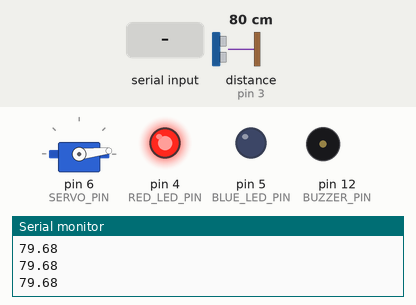
The sketch below on a simulated Arduino Uno, built with avr-gcc and run on an emulated ATmega328P. On the bench: servo, output pins drawn as LEDs (lit = HIGH), buzzer (waves = sounding, pin HIGH), the last lines printed to the serial monitor. Wiring (inferred from the names in the program): ultrasonic range finder: trigger pin 2; echo pin 3. Dashed ring = blinking. Inputs (shaded band) come from the test bench; at power-on: distance to the obstacle (sensor on pin 3) 80 cm. The echo pulse lasts 58.3 µs per cm; pins used as bus, display or sensor lines are not drawn.

Above: at 1.2 s.
1.3 s: "2" received over Serial
At 1.75 s:
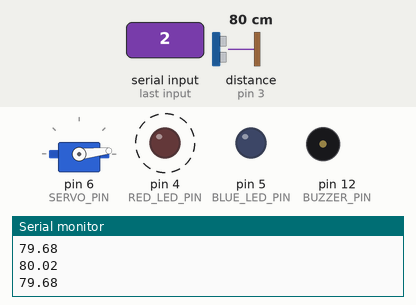
4.3 s: "1" received over Serial
At 5.1 s:
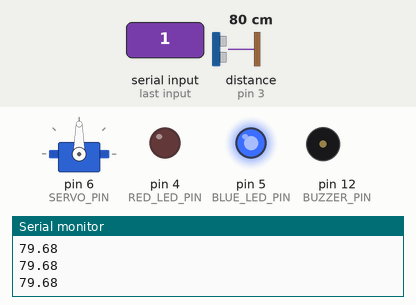
6.0 s: "3" received over Serial
At 6.22 s:
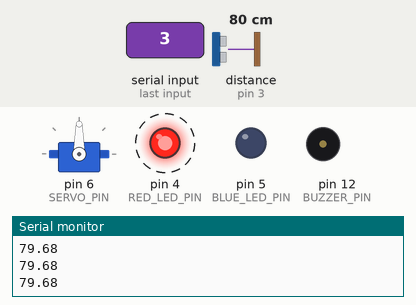
9.0 s: "2" received over Serial
At 10.27 s:
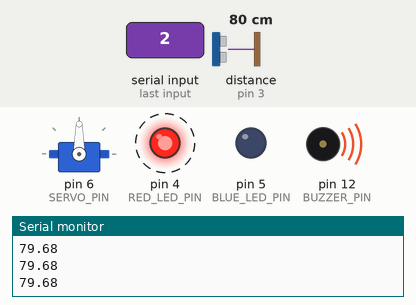
12.0 s: "0" received over Serial
At 13.5 s:
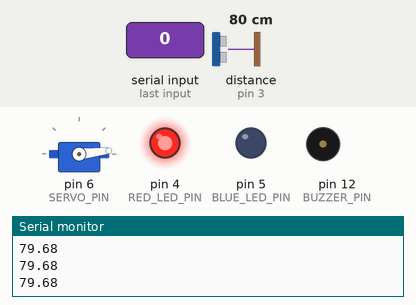
Timing chart, 0 to 14.5 s (numbered marks = the images above; inputs shaded):
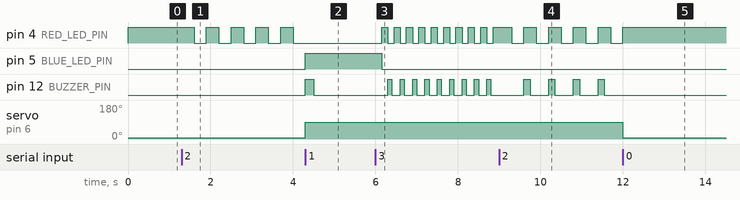

Measured:
- after the input at 1.3 s, pin 4 (RED_LED_PIN): alternates HIGH for 0.30 s and LOW for 0.30 s, starting after 0.30 s
- after the input at 4.3 s, pin 4 (RED_LED_PIN): stops changing and stays LOW; pin 5 (BLUE_LED_PIN): LOW → HIGH at once; pin 12 (BUZZER_PIN): LOW → HIGH at once, → LOW 0.20 s later; servo on pin 6 (SERVO_PIN): 6° → 90° at once
- after the input at 6.0 s, pin 4 (RED_LED_PIN): alternates HIGH for 0.15 s and LOW for 0.15 s, starting after 0.15 s; pin 5 (BLUE_LED_PIN): HIGH → LOW after 0.15 s; pin 12 (BUZZER_PIN): alternates HIGH for 0.10 s and LOW for 0.20 s, starting after 0.30 s
- after the input at 9.0 s, pin 4 (RED_LED_PIN): alternates HIGH for 0.30 s and LOW for 0.30 s, starting after 0.30 s; pin 12 (BUZZER_PIN): alternates HIGH for 0.15 s and LOW for 0.45 s, starting after 0.60 s
- after the input at 12.0 s, pin 4 (RED_LED_PIN): goes on until 12.0 s, then stays HIGH; pin 12 (BUZZER_PIN): stops changing and stays LOW; servo on pin 6 (SERVO_PIN): 90° → 6° at once

The sketch:

new_gate_initialization.ino
```cpp
#include <Servo.h>

// Pin definitions
#define TRIGGER_PIN 2
#define ECHO_PIN 3
#define RED_LED_PIN 4
#define BLUE_LED_PIN 5
#define SERVO_PIN 6
#define GND_PIN_1 7
#define GND_PIN_2 8
#define BUZZER_PIN 12

#define GATE_CLOSED_POS 6
#define GATE_OPEN_POS 90

enum AlertType {
  NONE,
  PAYMENT_PENDING,
  TAMPERING
};

AlertType currentAlert = NONE;
unsigned long alertStartTime = 0;
unsigned long lastBlinkTime = 0;
unsigned long lastBeepStartTime = 0;
bool buzzerOn = false;

#define BLINK_INTERVAL_PAYMENT 300
#define BEEP_INTERVAL_PAYMENT 600
#define BEEP_DURATION_PAYMENT 150
#define BLINK_INTERVAL_TAMPER 150
#define BEEP_INTERVAL_TAMPER 300
#define BEEP_DURATION_TAMPER 100

unsigned long lastDistanceSendTime = 0;
#define DISTANCE_SEND_INTERVAL 50

Servo barrierServo;
bool isGateOpen = false;

// For gate-open beep
bool gateOpenBeepInProgress = false;
unsigned long gateOpenBeepStart = 0;
#define GATE_OPEN_BEEP_DURATION 200

void setup() {
  Serial.begin(9600);
  pinMode(TRIGGER_PIN, OUTPUT);
  pinMode(ECHO_PIN, INPUT);
  pinMode(RED_LED_PIN, OUTPUT);
  pinMode(BLUE_LED_PIN, OUTPUT);
  pinMode(BUZZER_PIN, OUTPUT);

  pinMode(GND_PIN_1, OUTPUT);
  pinMode(GND_PIN_2, OUTPUT);
  digitalWrite(GND_PIN_1, LOW);
  digitalWrite(GND_PIN_2, LOW);

  barrierServo.attach(SERVO_PIN);
  closeGateAction();
  digitalWrite(BUZZER_PIN, LOW);

  Serial.println("MSG:Gate Controller Ready.");
  Serial.println("MSG:Commands: '0'-Close, '1'-Open, '2'-PaymentAlert, '3'-TamperAlert, 'S'-StopAlert");
}

void loop() {
  handleSerialCommands();
  handleAlerts();
  handleGateOpenBeep();
  sendDistanceData();
}
unsigned long lastBuzzTime = 0;
const unsigned long buzzInterval = 300;
bool buzzasState = false;

void handleSerialCommands() {
  if (Serial.available() > 0) {
    char cmd = Serial.read();
    Serial.print("MSG:Received command: ");
    Serial.println(cmd);

    switch (cmd) {
      case '0':
        stopAlertAction();
        closeGateAction();
        break;
      case '1':
        stopAlertAction();
        openGateAction();
        break;
      case '2':
        startAlert(PAYMENT_PENDING);
        break;
      case '3':
        startAlert(TAMPERING);
        break;
      case 'S':
        stopAlertAction();
        if (isGateOpen) {
          digitalWrite(BLUE_LED_PIN, HIGH);
          digitalWrite(RED_LED_PIN, LOW);
        } else {
          digitalWrite(RED_LED_PIN, HIGH);
          digitalWrite(BLUE_LED_PIN, LOW);
        }
        break;
      default:
        Serial.println("MSG:Unknown command.");
        break;
    }
  }
}

void openGateAction() {
  barrierServo.write(GATE_OPEN_POS);
  isGateOpen = true;

  // Gate Open LED indication
  if (currentAlert == NONE) {
    digitalWrite(BLUE_LED_PIN, HIGH);
    digitalWrite(RED_LED_PIN, LOW);
  }

  // Trigger short beep
  gateOpenBeepInProgress = true;
  gateOpenBeepStart = millis();
  digitalWrite(BUZZER_PIN, HIGH);

  Serial.println("MSG:Gate Opened");
}

void handleGateOpenBeep() {
  if (gateOpenBeepInProgress && millis() - gateOpenBeepStart >= GATE_OPEN_BEEP_DURATION) {
    digitalWrite(BUZZER_PIN, LOW);
    gateOpenBeepInProgress = false;
  }
}

void closeGateAction() {
  barrierServo.write(GATE_CLOSED_POS);
  isGateOpen = false;

  if (currentAlert == NONE) {
    digitalWrite(RED_LED_PIN, HIGH);
    digitalWrite(BLUE_LED_PIN, LOW);
  }

  Serial.println("MSG:Gate Closed");
}

void startAlert(AlertType type) {
  currentAlert = type;
  alertStartTime = millis();
  lastBlinkTime = millis();
  lastBeepStartTime = millis();
  buzzerOn = false;

  Serial.print("MSG:ALERT STARTED: ");
  if (type == PAYMENT_PENDING) Serial.println("Payment Pending");
  if (type == TAMPERING) Serial.println("Tampering Detected");
}

void stopAlertAction() {
  if (currentAlert != NONE) {
    currentAlert = NONE;
    digitalWrite(BUZZER_PIN, LOW);
    digitalWrite(RED_LED_PIN, LOW);
    digitalWrite(BLUE_LED_PIN, LOW);
    buzzerOn = false;
    Serial.println("MSG:Alert Stopped.");
  }
}

void handleAlerts() {
  if (currentAlert == NONE) return;

  unsigned long currentTime = millis();

  int blinkInterval = (currentAlert == PAYMENT_PENDING) ? BLINK_INTERVAL_PAYMENT : BLINK_INTERVAL_TAMPER;
  int beepInterval = (currentAlert == PAYMENT_PENDING) ? BEEP_INTERVAL_PAYMENT : BEEP_INTERVAL_TAMPER;
  int beepDuration = (currentAlert == PAYMENT_PENDING) ? BEEP_DURATION_PAYMENT : BEEP_DURATION_TAMPER;

  // Handle LED blinking
  if (currentTime - lastBlinkTime >= blinkInterval) {
    lastBlinkTime = currentTime;
    digitalWrite(RED_LED_PIN, !digitalRead(RED_LED_PIN));
    digitalWrite(BLUE_LED_PIN, LOW);
  }

  // Handle buzzer beep only if the gate is open
  if (isGateOpen) {
    if (!buzzerOn && (currentTime - lastBeepStartTime >= beepInterval)) {
      digitalWrite(BUZZER_PIN, HIGH);
      buzzerOn = true;
      lastBeepStartTime = currentTime;
    } else if (buzzerOn && (currentTime - lastBeepStartTime >= beepDuration)) {
      digitalWrite(BUZZER_PIN, LOW);
      buzzerOn = false;
    }
  } else {
    // Optional: Ensure buzzer is off if gate is closed, even during an alert
    digitalWrite(BUZZER_PIN, LOW);
    buzzerOn = false;
  }
}

float getDistanceCm() {
  digitalWrite(TRIGGER_PIN, LOW);
  delayMicroseconds(2);
  digitalWrite(TRIGGER_PIN, HIGH);
  delayMicroseconds(10);
  digitalWrite(TRIGGER_PIN, LOW);

  long duration = pulseIn(ECHO_PIN, HIGH, 25000);
  if (duration == 0) return 999.99;
  return (duration * 0.0343) / 2.0;
}

void sendDistanceData() {
  if (millis() - lastDistanceSendTime >= DISTANCE_SEND_INTERVAL) {
    lastDistanceSendTime = millis();
    float distance = getDistanceCm();
    Serial.println(distance, 2);
  }
}
```
